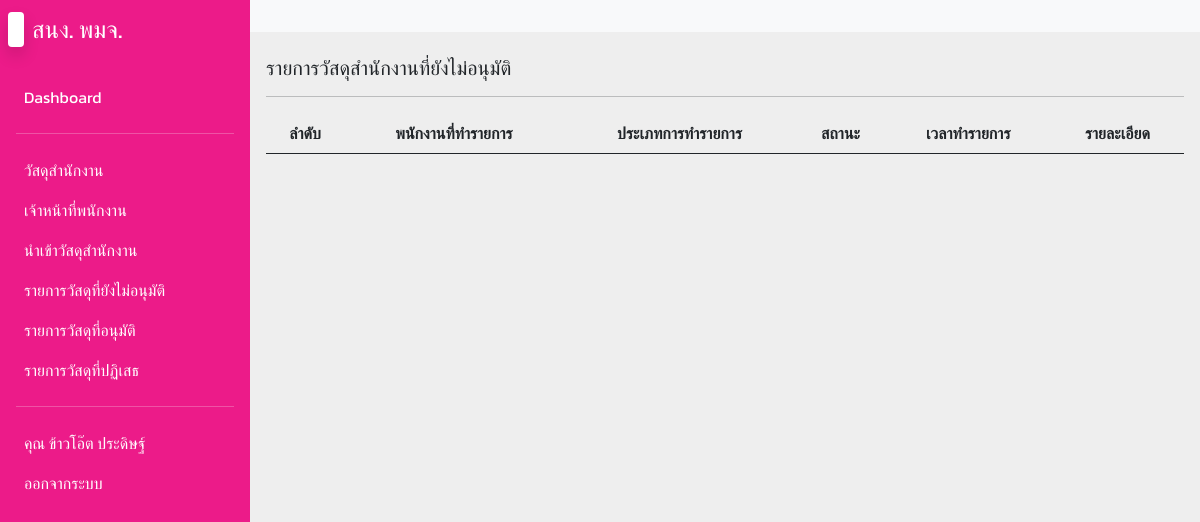
The app's page /lists_pending.php (signed in), older data.
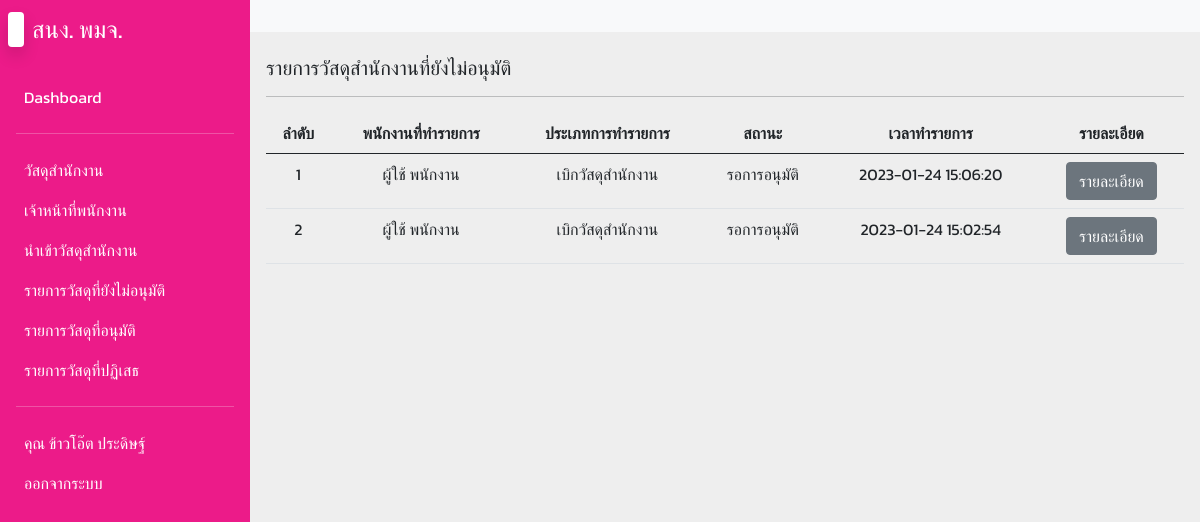
The same page, newer data.
### tables this page shows
CREATE TABLE `transfer` (
  `t_id` int(11) NOT NULL,
  `t_type` int(11) NOT NULL,
  `stat_id` int(11) NOT NULL,
  `emp_id` int(11) NOT NULL,
  `t_datetime` timestamp NOT NULL DEFAULT current_timestamp()
);

CREATE TABLE `employees` (
  `emp_id` int(11) NOT NULL,
  `emp_user` varchar(255) NOT NULL,
  `emp_pass` varchar(255) NOT NULL,
  `emp_fname` varchar(255) NOT NULL,
  `emp_lname` varchar(255) NOT NULL,
  `emp_position` varchar(255) NOT NULL,
  `emp_role` int(1) NOT NULL DEFAULT 0
);

### lists_pending.php (the view, shortened to what this page needs)
<?php
include('config/db.php');
?>
<!DOCTYPE html>
<html lang="en">
<head>
  <link rel="stylesheet" href="css/bootstrap.min.css">
  <link rel="stylesheet" href="css/fonts.css">
  <link rel="stylesheet" href="css/styles.css">
  <link rel="stylesheet" href="css/jquery.dataTables.min.css">
  <link rel="stylesheet" href="css/all.min.css">
  <link rel="stylesheet" href="css/fontawesome.min.css">
</head>
<body>
  <div class="main-container d-flex">
    <div class="sidebar" id="side_nav">
      <div class="header-box px-2 pt-3 pb-4 d-flex justify-content-between">
        <h1 class="fs-4"><span class="bg-white text-dark rounded shadow px-2 me-2"></span><span class="text-white">สนง. พมจ.</span></h1>
      </div>
      <?php include('includes/menuSidebar.inc.php'); ?>
    </div>
    <div class="content">
      <nav class="navbar navbar-expand-md navbar-light bg-light">
        <div class="container-fluid">
          <div class="collapse navbar-collapse justify-content-end" id="navbarSupportedContent">
            <ul class="navbar-nav mb-2 mb-lg-0">
              <li class="nav-item">
                <a class="nav-link active" aria-current="page" href="#"></a>
              </li>
            </ul>
          </div>
        </div>
      </nav>
    <div class="dashboard-content px-3 pt-4">
      <h2 class="fs-5"> รายการวัสดุสำนักงานที่ยังไม่อนุมัติ</h2>
      <hr>
     <table class="table table-hover" id="myTable">
      <thead>
        <th class="text-center">ลำดับ</th>
        <th class="text-center">พนักงานที่ทำรายการ</th>
        <th class="text-center">ประเภทการทำรายการ</th>
        <th class="text-center">สถานะ</th>
        <th class="text-center">เวลาทำรายการ</th>
        <th class="text-center">รายละเอียด</th>
      </thead>
      <tbody>
          <?php
          $i = 0;
          $sql = "SELECT * FROM `transfer` INNER JOIN status ON transfer.stat_id = status.stat_id INNER JOIN employees ON transfer.emp_id = employees.emp_id WHERE status.stat_status = 1 ORDER BY transfer.t_id DESC";
          $query = mysqli_query($conn, $sql);
          while($row = mysqli_fetch_array($query)) {
            $i++;
          ?>
          <tr class="text-center">
            <td><?= $i; ?></td>
            <td><?= $row['emp_fname']; ?> <?= $row['emp_lname']; ?></td>
            <td>
              <?php if($row['t_type'] == 1) {
                echo 'เบิกวัสดุสำนักงาน';
              } else {
                echo 'นำเข้า';
              } ?>
            </td>
            <td>
              <?php if($row['stat_status'] == 2) {
                echo 'อนุมัติ';
              } else if($row['stat_status'] == 1) {
                echo 'รอการอนุมัติ';
              } else {
                echo 'ไม่อนุมัติ';
              } ?>
            </td>
            <td><?= $row['t_datetime']; ?></td>
            <td>
              <a href="lists_pending_detail.php?id=<?= $row['t_id']; ?>" class="btn btn-secondary">รายละเอียด</a>
            </td>
          </tr>
          <?php } ?>
        </tbody>
     </table>
    </div>
    <br><br><br>
  </div>
</body>
</html>

Row changes from the older to the newer data that the page shows:
added transfer: emp.emp_fname "ผู้ใช้", emp.emp_lname "พนักงาน", t_type "เบิกวัสดุสำนักงาน", t_datetime "2023-01-24 15:06:20"
added transfer: emp.emp_fname "ผู้ใช้", emp.emp_lname "พนักงาน", t_type "เบิกวัสดุสำนักงาน", t_datetime "2023-01-24 15:02:54"
